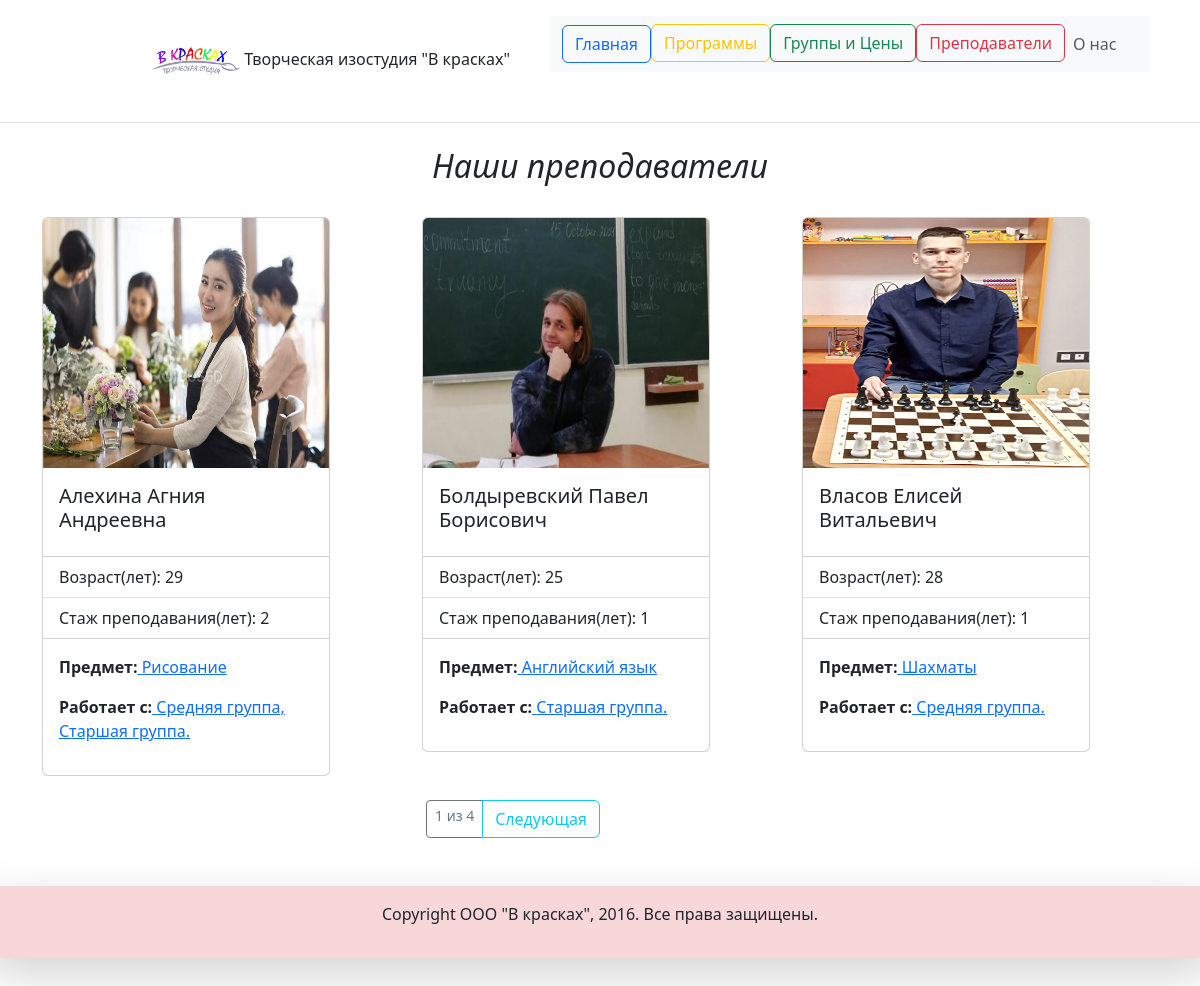
Screenshot of /teachers/ with the database file from the repository.
### v_kraskah/models.py (models this page shows, shortened)
class Teacher(models.Model):
    first_name = models.CharField(max_length=100, help_text="Введите имя преподавателя",
                                  verbose_name="Имя преподавателя")
    last_name = models.CharField(max_length=100, help_text="Введите фамилию преподавателя",
                                 verbose_name="Фамилия преподавателя")
    sure_name = models.CharField(max_length=100, help_text="Введите отчество преподавателя",
                                 verbose_name="Отчество преподавателя")
    subjects = models.ManyToManyField(Category, help_text="Выберите предмет занятий", verbose_name="Предмет занятий")
    age = models.IntegerField(null=True, help_text="Введите возраст преподавателя", verbose_name="Возраст")
    work_experience = models.IntegerField(null=True, help_text="Введите стаж работы", verbose_name="Стаж работы")
    img = models.ImageField(upload_to='media/images/teachers', null=True, help_text='150x150px',
                            verbose_name="ссылка картинки")
    age_group = models.ManyToManyField(Group, help_text="Введите группу преподавания",
                                       verbose_name="группа преподавания")
    def get_age_group(self):
        lst_age_group = []
        for gruop in self.age_group.all():
            lst_age_group.append(gruop.name)
        return ", ".join(lst_age_group)
    def get_subject(self):
        lst_subject = []
        for subject in self.subjects.all():
            lst_subject.append(subject.name)
        return ", ".join(lst_subject)
    def get_absolute_url(self):
        return "/price"
    def get_absolute_url_subject(self):
        return "/categorys"
    @property
    def photo_url(self):
        if self.img and hasattr(self.img, 'url'):
            return self.img.url
    class Meta:
        verbose_name = "Преподаватель"
        verbose_name_plural = "Преподаватели"
        ordering = ["last_name"]

class Category(models.Model):
    name = models.CharField(max_length=200,
                            help_text="Введите категорию занятия",
                            verbose_name="Категория занятия")
    full_description = models.TextField(max_length=1000, help_text="Полный текст курса", verbose_name="полное описание",
                                        blank=True)
    short_description = models.CharField(max_length=200, help_text="Кратко опишите категорию",
                                         verbose_name="краткое описание", blank=True)
    img = models.ImageField(upload_to='media/images/category', null=True, help_text='150x150px',
                            verbose_name="ссылка картинки", blank=True)
    class Meta:
        verbose_name = "Предмет"
        verbose_name_plural = "Предметы"
        ordering = ["name"]

class Group(models.Model):
    name = models.CharField(max_length=200,
                            help_text="Введите название возрастной группы",
                            verbose_name="Название возрастной группы")
    ages = models.CharField(max_length=200,
                            help_text="Введите возрастную группу",
                            verbose_name="Возрастная группа", blank=True)
    price = models.DecimalField(max_digits=10, decimal_places=2, blank=True)
    class Meta:
        verbose_name = "Возраст"
        verbose_name_plural = "Возрасты"
        ordering = ["name"]

### v_kraskah/views.py (the view)
# urls.py: path('teachers/', views.TeacherListView.as_view(), name='teachers'),  # Преподаватели
class TeacherListView(generic.ListView):
    model = Teacher
    paginate_by = 3

### templates/v_kraskah/teacher_list.html (shortened to what this page needs)
{% extends "base.html" %}
{% block content %}
<div class="text-center"><h2><i>Наши преподаватели</i></h2><br>
</div>
{% if teacher_list %}
<div class="container">
    <div class="row">
        {% for teacher in teacher_list %}
        <div class="col">
            <div class="card" style="width: 18rem;">
                <img src="{{ teacher.photo_url }}" width="400" height="250" class="card-img-top" alt="...">
                <div class="card-body">
                    <h5 class="card-title">{{ teacher.last_name }} {{ teacher.first_name }} {{ teacher.sure_name }}</h5>
                </div>
                    <ul class="list-group list-group-flush">
                        <li class="list-group-item">Возраст(лет): {{ teacher.age }}</li>
                    <li class="list-group-item">Стаж преподавания(лет): {{ teacher.work_experience }}</li>
                </ul>
                <div class="card-body">
                    <p><b>Предмет:</b><a href="{{ teacher.get_absolute_url_subject }}" class="card-link"> {{ teacher.get_subject }}</a></p>
                    <p><b>Работает с:</b><a href="{{ teacher.get_absolute_url }}" class="card-link"> {{ teacher.get_age_group }}. </a></p>
                </div>
            </div>
        </div>
    {% endfor %}
    </div>
    <br>
    <div class="container">
      <div class="row">
        <div class="col">
        </div>
        <div class="col">
            <div class="btn-group" role="group" aria-label="Second group">
                <a class="btn btn-sm btn-outline-secondary" href="#">{{ page_obj.number }} из {{ page_obj.paginator.num_pages }}</a>
                {% if page_obj.has_next %}
                <a class="btn btn-outline-info" href="{{ request.path }}?page={{ page_obj.next_page_number }}">Следующая</a>
                {% endif %}
            </div>
        </div>
        <div class="col">
        </div>
      </div>
    </div>
</div>
{% else %}
    <p>В базе данных нет преподавателей!</p>
{% endif %}
{% endblock %}

### rows the page displays
Teacher: photo_url (picture), last_name "Алехина", first_name "Агния", sure_name "Андреевна", age "29", work_experience "2", get_subject "Рисование", get_age_group "Средняя группа, Старшая группа"
Teacher: photo_url (picture), last_name "Болдыревский", first_name "Павел", sure_name "Борисович", age "25", work_experience "1", get_subject "Английский язык", get_age_group "Старшая группа"
Teacher: photo_url (picture), last_name "Власов", first_name "Елисей", sure_name "Витальевич", age "28", work_experience "1", get_subject "Шахматы", get_age_group "Средняя группа"

### other values shown
{{ page_obj.number }} "1"
{{ page_obj.paginator.num_pages }} "4"
